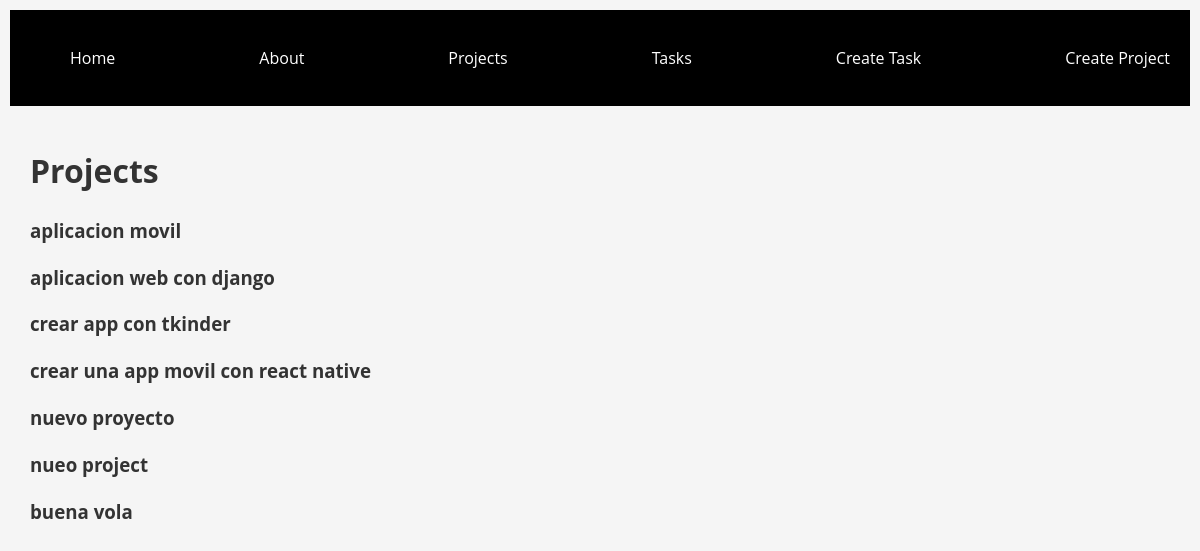
/projects/, run on the app's committed database.
### myapp/models.py (models this page shows, shortened)
class Project(models.Model):
    name = models.CharField(max_length=200)

### myapp/views.py (the view)
# urls.py: path('projects/', views.projects, name='projects'),
def projects(request):
    projects = Project.objects.all()
    return render(request, 'projects.html', {
        'projects': projects
    })

### myapp/templates/projects.html
{% extends "layouts/base.html" %}
{% block content %}
<h1>Projects</h1>
{% for project in projects %}
<div>
    <h3>{{ project.name }}</h3>
</div>
{% endfor %}
{% endblock %}

### myapp/static/css/main.css (style rules this page uses)
body { background-color: #f5f5f5; font-family: 'Open Sans', sans-serif; font-size: 16px; line-height: 1.5; color: #333; margin: 10px; padding: 0; }

### data on the page
Project: name "aplicacion movil"
Project: name "aplicacion web con django"
Project: name "crear app con tkinder"
Project: name "crear una app movil con react native"
Project: name "nuevo proyecto"
Project: name "nueo project"
Project: name "buena vola"
